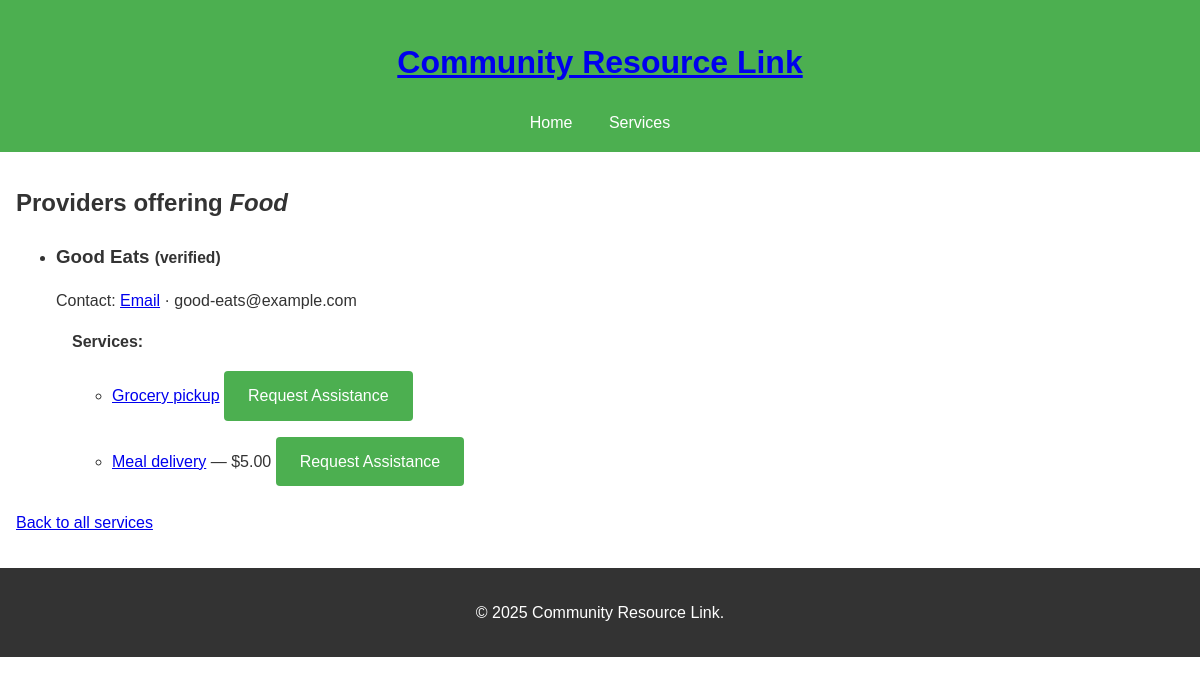
Page /category/1/ on the committed database.
### services/models.py (models this page shows, shortened)
class ServiceCategory(models.Model):
    name = models.CharField(max_length=100, unique=True)
    description = models.TextField(blank=True)
    created_at = models.DateTimeField(auto_now_add=True)
    class Meta:
        verbose_name_plural = "Service Categories"

class ServiceProvider(models.Model):
    user = models.OneToOneField(User, on_delete=models.CASCADE)
    name = models.CharField(max_length=200)
    description = models.TextField(blank=True)
    contact_info = models.TextField()  # phone, email, etc.
    location = models.CharField(max_length=200)
    is_verified = models.BooleanField(default=False)
    created_at = models.DateTimeField(auto_now_add=True)

class Service(models.Model):
    provider = models.ForeignKey(ServiceProvider, on_delete=models.CASCADE)
    category = models.ForeignKey(ServiceCategory, on_delete=models.CASCADE)
    name = models.CharField(max_length=200)
    description = models.TextField()
    price = models.DecimalField(max_digits=10, decimal_places=2, null=True, blank=True)
    availability = models.BooleanField(default=True)
    created_at = models.DateTimeField(auto_now_add=True)

### core/views.py (the view)
# urls.py: path('category/<int:category_id>/', views.services_by_category, name='services_by_category'),
def services_by_category(request, category_id):
    try:
        category = ServiceCategory.objects.get(id=category_id)
    except ServiceCategory.DoesNotExist:
        return redirect('services:index')
    providers = ServiceProvider.objects.filter(service__category=category, is_verified=True).distinct()
    return render(request, 'services/services_by_category.html', {
        'category': category,
        'providers': providers
    })

### services/templates/services/services_by_category.html (shortened to what this page needs)
{% load static %}
<!DOCTYPE html>
<html lang="en">
<head>
    <link rel="stylesheet" href="{% static 'css/style.css' %}">
</head>
<body>
    <header>
        <h1><a href="{% url 'home' %}">Community Resource Link</a></h1>
        <nav>
            <a href="{% url 'home' %}">Home</a>
            <a href="{% url 'services:index' %}">Services</a>
        </nav>
    </header>
    <main>
        <h2>Providers offering <em>{{ category.name }}</em></h2>
        {% if providers %}
            <ul>
                {% for p in providers %}
                    <li class="provider">
                        <h3>{{ p.name }} {% if p.is_verified %}<small>(verified)</small>{% endif %}</h3>
                        {% if p.contact_info %}
                            <p>Contact: <a href="mailto:{{ p.contact_info }}">Email</a> · <span>{{ p.contact_info }}</span></p>
                        {% endif %}
                        <div class="services">
                            <strong>Services:</strong>
                            <ul>
                                {% for s in p.service_set.all|dictsortreversed:"created_at" %}
                                    {% if s.category.id == category.id %}
                                        <li>
                                            <a href="{% url 'services:service_detail' s.id %}">{{ s.name }}</a>
                                            {% if s.price %} — ${{ s.price }}{% endif %}
                                            <a href="{% url 'request_assistance' %}?service={{ s.id }}" class="btn">Request Assistance</a>
                                        </li>
                                    {% endif %}
                                {% empty %}
                                    <li>No services listed by this provider in this category.</li>
                                {% endfor %}
                            </ul>
                        </div>
                    </li>
                {% endfor %}
            </ul>
        {% else %}
            <p>No providers found for this category.</p>
        {% endif %}
        <p><a href="{% url 'services:index' %}">Back to all services</a></p>
    </main>
    <footer>
        <p>&copy; 2025 Community Resource Link.</p>
    </footer>
</body>
</html>

### static/css/style.css (style rules this page uses)
body { font-family: Arial, sans-serif; margin: 0; padding: 0; line-height: 1.6; color: #333; }
header { background-color: #4CAF50; color: white; padding: 1rem; text-align: center; }
nav { margin-top: 1rem; }
nav a { color: white; margin: 0 1rem; text-decoration: none; }
main { max-width: 1200px; margin: 2rem auto; padding: 0 1rem; }
.btn { display: inline-block; padding: 0.75rem 1.5rem; background-color: #4CAF50; color: white; text-decoration: none; border-radius: 4px; margin-top: 1rem; }
footer { background-color: #333; color: white; text-align: center; padding: 1rem; margin-top: 2rem; }

### services/templates/services/services_by_category.html (style rules this page uses)
.provider { margin-bottom: 1.5rem; }
.provider h3 { margin: 0; }
.provider .services { margin-left: 1rem; }

### rows in the picture
ServiceCategory: name "Food"
ServiceProvider: name "Good Eats", is_verified "(verified)", contact_info "good-eats@example.com"
Service: name "Grocery pickup"
Service: name "Meal delivery", price "5.00"
